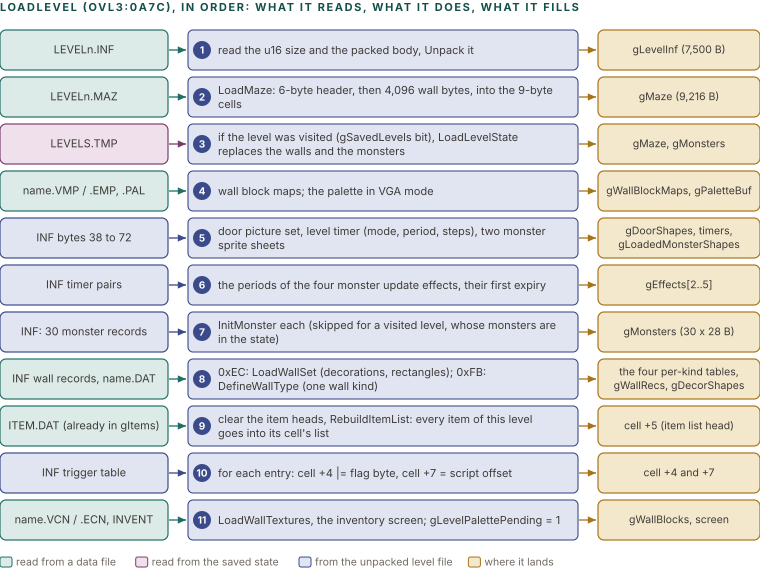

This chart was generated by the following Python code:
import sys; sys.path.insert(0, '.')
from figlib import *

steps = [
    ("teal", "LEVELn.INF", "read the u16 size and the packed body, Unpack it", "gLevelInf  (7,500 B)", "ochre"),
    ("teal", "LEVELn.MAZ", "LoadMaze: 6-byte header, then 4,096 wall bytes, into the 9-byte cells", "gMaze  (9,216 B)", "ochre"),
    ("plum", "LEVELS.TMP", "if the level was visited (gSavedLevels bit), LoadLevelState replaces the walls and the monsters", "gMaze, gMonsters", "ochre"),
    ("teal", "name.VMP / .EMP, .PAL", "wall block maps; the palette in VGA mode", "gWallBlockMaps, gPaletteBuf", "ochre"),
    ("navy", "INF bytes 38 to 72", "door picture set, level timer (mode, period, steps), two monster sprite sheets", "gDoorShapes, timers, gLoadedMonsterShapes", "ochre"),
    ("navy", "INF timer pairs", "the periods of the four monster update effects, their first expiry", "gEffects[2..5]", "ochre"),
    ("navy", "INF: 30 monster records", "InitMonster each (skipped for a visited level, whose monsters are in the state)", "gMonsters  (30 x 28 B)", "ochre"),
    ("teal", "INF wall records, name.DAT", "0xEC: LoadWallSet (decorations, rectangles); 0xFB: DefineWallType (one wall kind)", "the four per-kind tables, gWallRecs, gDecorShapes", "ochre"),
    ("teal", "ITEM.DAT (already in gItems)", "clear the item heads, RebuildItemList: every item of this level goes into its cell's list", "cell +5 (item list head)", "ochre"),
    ("navy", "INF trigger table", "for each entry: cell +4 |= flag byte, cell +7 = script offset", "cell +4 and +7", "ochre"),
    ("teal", "name.VCN / .ECN, INVENT", "LoadWallTextures, the inventory screen; gLevelPalettePending = 1", "gWallBlocks, screen", "ochre"),
]
RH, GAP = 40, 7
top = 30
H = top + len(steps) * (RH + GAP) + 24
c = Canvas(760, H)
c.section(0, 11, "LoadLevel (ovl3:0A7C), IN ORDER: WHAT IT READS, WHAT IT DOES, WHAT IT FILLS")
LX, LW = 0, 168
MX, MW = 188, 390
RX, RW = 598, 162
for i, (sk, src, what, dst, dk) in enumerate(steps):
    y = top + i * (RH + GAP)
    c.box(LX, y, LW, RH, sk, None, [src], size=11)
    c.rect(MX, y, MW, RH, fill=PAL["navy"][2], stroke=PAL["navy"][1], sw=1.1, rx=5)
    c.badge(MX + 14, y + RH / 2, str(i + 1), "navy", r=9)
    lines = wrap(what, MW - 44, 11)
    yy = y + RH / 2 - (len(lines) - 1) * 7 + 4
    for l in lines:
        c.text(MX + 30, yy, l, size=11, color=INK2)
        yy += 14
    c.box(RX, y, RW, RH, dk, None, [dst], size=10.5)
    c.arrow([(LX + LW + 1, y + RH / 2), (MX - 2, y + RH / 2)], color=SOLID[sk])
    c.arrow([(MX + MW + 1, y + RH / 2), (RX - 2, y + RH / 2)], color=SOLID["ochre"])
c.legend(0, H - 6, [("teal", "read from a data file"), ("plum", "read from the saved state"), ("navy", "from the unpacked level file"), ("ochre", "where it lands")])
c.save("figs/wld_load.svg")
